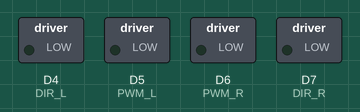
Simulated run of this sketch. Board: Arduino Uno R4 WiFi. On the bench: switched loads named in the sketch (green lamp = pin HIGH). WiFi joins after 1.5 s; servers stay silent unless stated.

Above: at 0.1 s.
At 1.6 s:
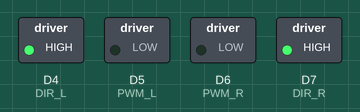
Timing chart, 0 to 3.1 s (numbered marks = the images above):
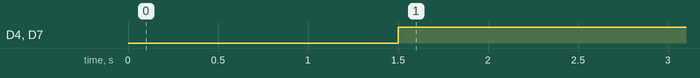

Measured:
- by itself, D4 (DIR_L), D7 (DIR_R): LOW → HIGH at 1.5 s

The sketch:

gesture_receiver.ino
```cpp
#include <WiFiS3.h>

// ---------------- settings ----------------
static const char     WIFI_SSID[] = "GestureCar";
static const char     WIFI_PASS[] = "car12345pass"; // identical on the transmitter
static const uint16_t PORT        = 4210;
static const uint8_t  PWM_L = 5, DIR_L = 4, PWM_R = 6, DIR_R = 7;
static const bool     INV_L = false, INV_R = false; // flip if that side runs backwards
static const uint8_t  MAX_DUTY_PCT = 70;            // yellow TT motors are 3-6 V: 70% of 7-8.4 V is about 5-6 V
static const uint8_t  ACCEL_STEP   = 3;             // % per 10 ms while speeding up (0 to full in ~0.33 s)
static const uint8_t  BRAKE_STEP   = 8;             // % per 10 ms while slowing down
static const uint16_t LINK_TIMEOUT_MS = 250;        // no packet for this long = stop and disarm
#define DEBUG 0

static const uint8_t MAX_DUTY = (uint8_t)(255UL * MAX_DUTY_PCT / 100);
static WiFiUDP udp;
static uint32_t lastRx = 0, lastTick = 0, lastPoll = 0, lastStat = 0, lastTry = 0;
static int8_t  rxThr = 0, rxStr = 0;
static bool    armed = false, udpUp = false, linked = false, firstTry = true;
static int     curL = 0, curR = 0;
static int     outDirL = -1, outDirR = -1, outPwmL = -1, outPwmR = -1;

static void drive(uint8_t pwmPin, uint8_t dirPin, bool inv, int v, int &lastDir, int &lastPwm) {
  int dir = ((v >= 0) != inv) ? HIGH : LOW;
  int duty = (abs(v) * MAX_DUTY) / 100;
  if (dir != lastDir) { digitalWrite(dirPin, dir); lastDir = dir; }
  if (duty != lastPwm) { analogWrite(pwmPin, duty); lastPwm = duty; }
}
static void stopMotors() {
  curL = curR = 0;
  analogWrite(PWM_L, 0); analogWrite(PWM_R, 0);
  outPwmL = outPwmR = 0;
}
static inline int ramp(int cur, int target) {
  int lim = (abs(target) > abs(cur)) ? ACCEL_STEP : BRAKE_STEP;
  return cur + constrain(target - cur, -lim, lim);
}
static void connectWifi() {
  stopMotors();
  armed = false;
  if (udpUp) { udp.stop(); udpUp = false; }
  WiFi.config(IPAddress(192, 168, 4, 50), IPAddress(192, 168, 4, 1), IPAddress(192, 168, 4, 1), IPAddress(255, 255, 255, 0));
  WiFi.begin(WIFI_SSID, WIFI_PASS);                    // blocks a few seconds; motors are already stopped
  linked = (WiFi.status() == WL_CONNECTED);
  if (linked) { udp.begin(PORT); udpUp = true; }
  lastTry = lastStat = millis(); firstTry = false;
}

void setup() {
  pinMode(PWM_L, OUTPUT); pinMode(DIR_L, OUTPUT);
  pinMode(PWM_R, OUTPUT); pinMode(DIR_R, OUTPUT);
  stopMotors();
#if DEBUG
  Serial.begin(115200);
#endif
}

void loop() {
  uint32_t now = millis();

  if (now - lastStat >= 1000) {                        // connection check once a second
    lastStat = now;
    linked = (WiFi.status() == WL_CONNECTED);
  }
  if (!linked || !udpUp) {                             // not linked: motors off, retry every 2 s
    stopMotors();
    armed = false;
    if (firstTry || now - lastTry > 2000) connectWifi();
    return;
  }

  if (now - lastPoll >= 5) {                           // network poll at 200 Hz
    lastPoll = now;
    while (udp.parsePacket() > 0) {                    // read every waiting packet, keep the newest
      uint8_t b[16];
      int n = udp.read(b, sizeof(b));
      if (n == 4 && b[0] == 0xA5 && (uint8_t)(b[0] ^ b[1] ^ b[2]) == b[3]) {
        rxThr = (int8_t)b[1]; rxStr = (int8_t)b[2]; lastRx = now;
        if (!armed && abs(rxThr) <= 8 && abs(rxStr) <= 8) armed = true;   // must see a neutral hand first
      }
    }
  }

  if (now - lastTick < 10) return;                     // control loop at 100 Hz
  lastTick = now;

  bool alive = (now - lastRx) < LINK_TIMEOUT_MS;
  if (!alive) armed = false;                           // lost link: stop and wait for a neutral hand again

  int thr = (armed && alive) ? rxThr : 0;
  int str = (armed && alive) ? rxStr : 0;
  int l = thr + str, r = thr - str;                    // skid-steer mix
  int m = max(abs(l), abs(r));
  if (m > 100) { l = l * 100 / m; r = r * 100 / m; }   // keep the ratio, limit to full scale

  curL = ramp(curL, l);
  curR = ramp(curR, r);
  drive(PWM_L, DIR_L, INV_L, curL, outDirL, outPwmL);
  drive(PWM_R, DIR_R, INV_R, curR, outDirR, outPwmR);
#if DEBUG
  static uint32_t lp = 0;
  if (now - lp > 200) { lp = now; Serial.print(curL); Serial.print(' '); Serial.println(curR); }
#endif
}
```
